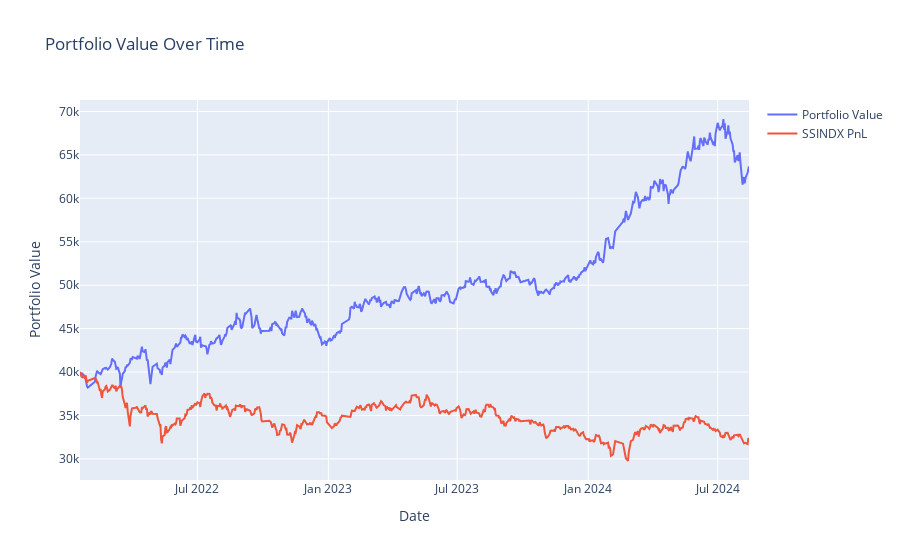

Source (notebook cell):
### Markdown cell above
### PnL Visualization

### Code cell
# Interactive Plot for Portfolio Value
fig = go.Figure()
fig.add_trace(go.Scatter(x=dates, y=portfolio_values, mode='lines', name='Portfolio Value'))
fig.add_trace(go.Scatter(x=dates, y=benchmark, mode='lines',name='SSINDX PnL'))
fig.update_layout(title='Portfolio Value Over Time', xaxis_title='Date', yaxis_title='Portfolio Value', hovermode='x unified')
fig.show()

### Figure 1 — Plotly figure (JSON) as saved in the notebook; plotly's stock layout.template omitted (floating-point values rounded to 4 significant figures; data arrays with more than 128 entries replaced by an {"elided": "..."} marker saying what was removed)
{"data": [{"mode": "lines", "name": "Portfolio Value", "type": "scatter", "x": {"elided": "625 str values"}, "y": {"elided": "625 float values"}}, {"mode": "lines", "name": "SSINDX PnL", "type": "scatter", "x": {"elided": "625 str values"}, "y": {"elided": "634 float values"}}], "layout": {"hovermode": "x unified", "title": {"text": "Portfolio Value Over Time"}, "xaxis": {"title": {"text": "Date"}}, "yaxis": {"title": {"text": "Portfolio Value"}}}}
